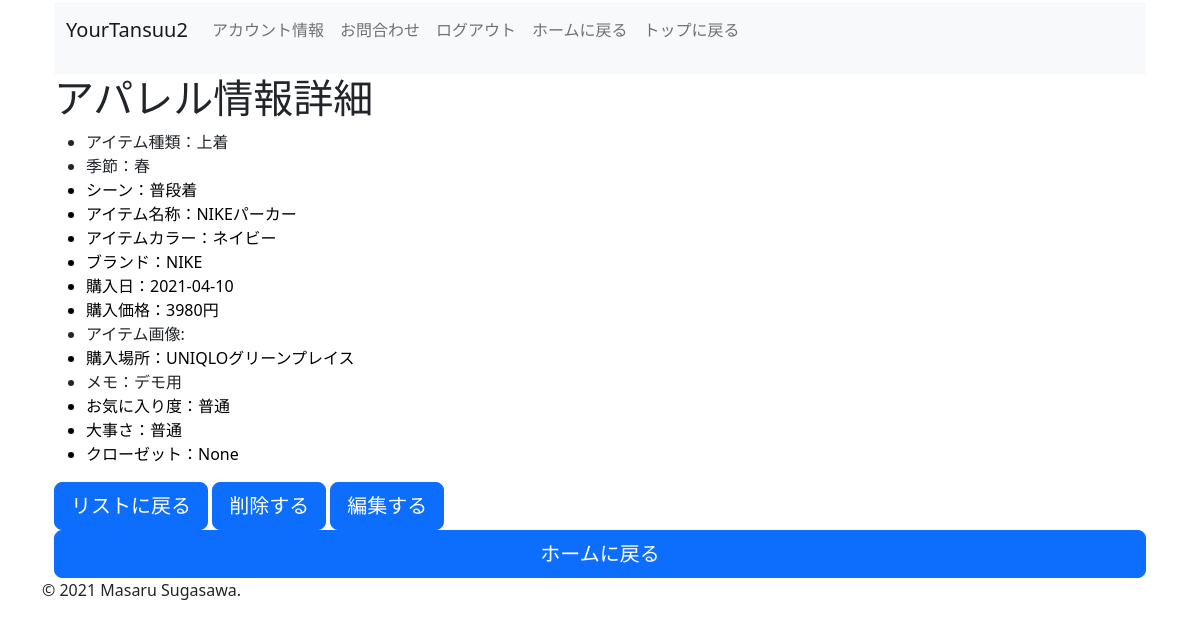
The page /contents/item-detail/1/ (signed in) on the database as committed earlier.
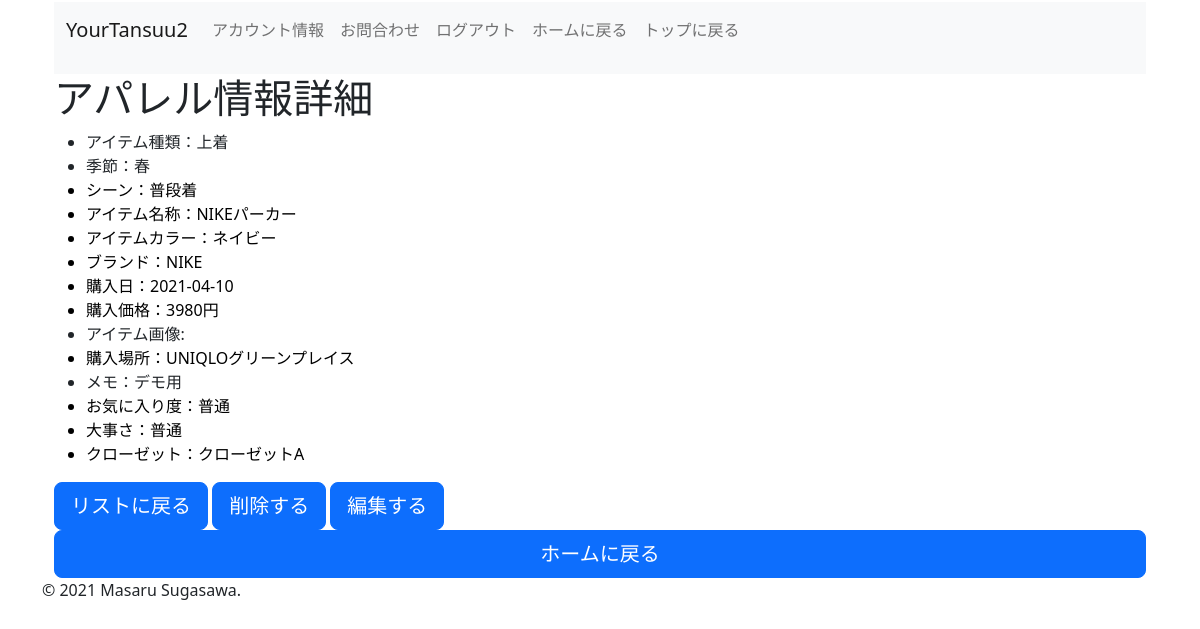
The same page on the database as committed later.
### item/models.py (models this page shows, shortened)
class Item(models.Model):
    user = models.ForeignKey(settings.AUTH_USER_MODEL, verbose_name='ユーザー', on_delete=models.CASCADE,null=True)
    data_id = models.AutoField(verbose_name = 'アイテムNo.', primary_key=True)
    item_type = models.CharField(verbose_name = 'アイテム種類', max_length=255, choices = ITEM_TYPE_CHOICES)
    season = models.CharField(verbose_name = '季節', max_length=10, choices = SEASON_CHOICES)
    occasion = models.CharField(verbose_name = 'シーン', max_length=30, choices = OCCASION_CHOICES)
    item_name = models.CharField(verbose_name = 'アイテム名称', max_length=300)
    item_color = models.CharField(verbose_name = 'アイテム色', max_length=20, choices = ITEM_COLOR_CHOICES)
    item_brand = models.CharField(verbose_name = 'ブランド', max_length=150)
    purchase_date = models.CharField(verbose_name = '購入日', max_length = 150)
    pricing = models.IntegerField(verbose_name = '購入価格(円)', )
    purchase_place = models.CharField(verbose_name = '購入場所', max_length=255)
    item_image = models.ImageField(verbose_name = 'アイテム画像', upload_to='images/closet', blank = True, null=True)
    memo = models.TextField(verbose_name = 'メモ', blank=True)
    favorite_level = models.IntegerField(verbose_name = 'お気に入り度', choices = FAVORITE_LEVEL_CHOICES)
    item_importance = models.IntegerField(verbose_name = '大事さ', choices = ITEM_IMPORTANCE_CHOICES)
    create_date = models.DateTimeField(verbose_name = '作成日', auto_now_add=True)
    update_date = models.DateTimeField(verbose_name = '更新日', auto_now=True)
    closet = models.ForeignKey(Closet, on_delete=models.PROTECT, null=True, default=None)
    """
    def get_season(self,season_check):
        if season_check == 'spring':
            return 'spring'
        elif season_check == 'summer':
            return 'summer'
        elif season_check == 'fall':
            return 'fall'
        else:
            return 'winter'
    """

class Closet(models.Model):
    user = models.ForeignKey(settings.AUTH_USER_MODEL, verbose_name='ユーザー', on_delete=models.CASCADE,null=True)
    closet_name = models.CharField(verbose_name='クローゼット名', max_length=255)
    closet_memo = models.CharField(verbose_name='メモ', max_length=325)
    create_date = models.DateTimeField(verbose_name='作成日', auto_now_add=True)
    class Meta:
        ordering = ['closet_name']
    def __str__(self):
        return self.closet_name

### item/views.py (the view)
# urls.py: path('item-detail/<int:pk>/', Itemdetailview, name = 'item_detail' ),
@login_required
def Itemdetailview(request, pk):
    object_item = Item.objects.get(user_id = request.user, pk=pk)
    return render(request, 'contents/item_detail.html',{'object_item':object_item})

### templates/contents/item_detail.html (shortened to what this page needs)
{% extends 'contents/base.html' %}
{% load django_bootstrap5 %}
{% block content %}
<div class="container">
<h1>アパレル情報詳細</h1>
<ul>
<li>アイテム種類：{{ object_item.get_item_type_display }}</li>
<li>季節：{{ object_item.get_season_display }}</li>
<li class="table-light">シーン：{{ object_item.get_occasion_display }}</li>
<li class="table-light">アイテム名称：{{ object_item.item_name }}</li>
<li class="table-light">アイテムカラー：{{ object_item.get_item_color_display }}</li>
<li class="table-light">ブランド：{{ object_item.item_brand }}</li>
<li class="table-light">購入日：{{ object_item.purchase_date }}</li>
<li class="table-light">購入価格：{{ object_item.pricing }}円</li>
<li>アイテム画像:{% if object_item.item_image %}<img src="{{ object_item.item_image.url }}" style="max-width: 300px;"/>{% endif %}</li>
<li class="table-light">購入場所：{{ object_item.purchase_place }}</li>
<li class="">メモ：{{ object_item.memo }}</li>
<li class="table-light">お気に入り度：{{ object_item.get_favorite_level_display }}</li>
<li class="table-light">大事さ：{{ object_item.get_favorite_level_display }}</li>
<li class="table-light">クローゼット：{{ object_item.closet }}</li>
</ul>
<a href="{% url 'item_list' %}"button class="btn btn-lg btn-primary" type="submit">リストに戻る</a></button>
<a href="{% url 'item_delete' object_item.pk %}"button class="btn btn-lg btn-primary" type="submit">削除する</a></button>
<a href="{% url 'item_update' object_item.pk %}"button class="btn btn-lg btn-primary" type="submit">編集する</a></button>
<a href="{% url 'home' %}"button class="w-100 btn btn-lg btn-primary" type="submit">ホームに戻る</a></button>
</div>
{% endblock content %}

Rows that differ between the two databases and show on the page:
changed Item "上着": closet "None" → "クローゼットA"
